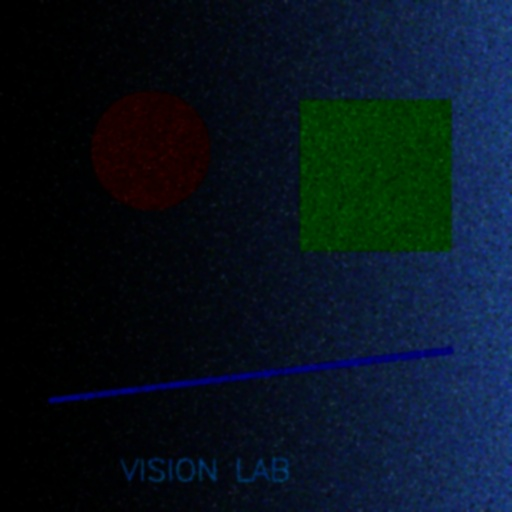
#> input picture images/poor_quality_scene.jpg, 512 x 512 px
$ python lab-m01-2-4.py
#> lines starting #> are read from the running program, lines starting #| are printed output that depends on the picture
import cv2
import numpy as np
import matplotlib.pyplot as plt

def main():
    # Load image
    image = cv2.imread("../images/poor_quality_scene.jpg")
#> image is the input picture: shape (512, 512, 3); mean B, G, R 31.2, 19.4, 7.8

    if image is None:
        print("Error loading image")
        return

    analyze(image)
#> in analyze, `plt.show()`:
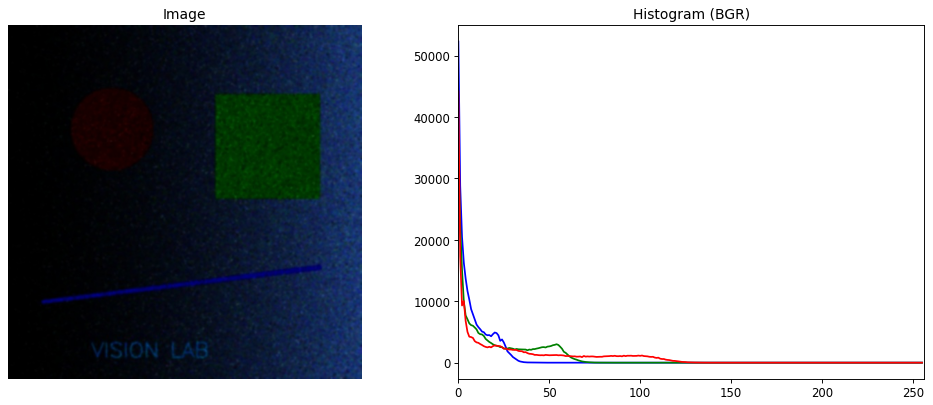
#> figure drawn by matplotlib, 2 panels; panel 2: curve peaks at x = 0, y = 52301; panel 2: curve peaks at x = 0, y = 32837; panel 2: curve peaks at x = 0, y = 44195

    wb_image = gray_world_white_balance(image)
#> in gray_world_white_balance, `avg_b = np.mean(img[:, :, 0])`: avg_b = 31.18
#> in gray_world_white_balance, `avg_g = np.mean(img[:, :, 1])`: avg_g = 19.39
#> in gray_world_white_balance, `avg_r = np.mean(img[:, :, 2])`: avg_r = 7.76
#> in gray_world_white_balance, `avg_gray = (avg_b + avg_g + avg_r) / 3`: avg_gray = 19.45
#> in gray_world_white_balance, `img[:, :, 0] *= (avg_gray / avg_b)`:
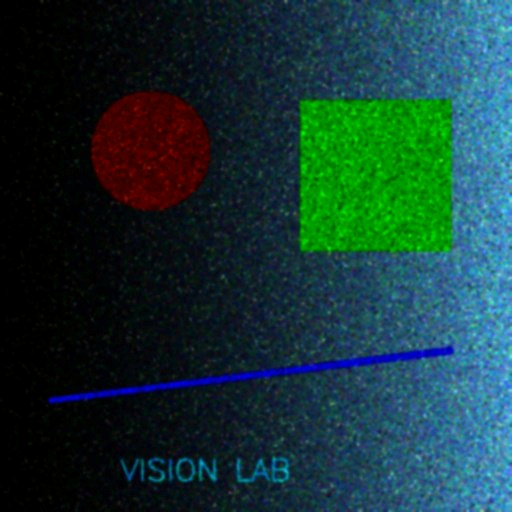
#> img: shape (512, 512, 3) float32; mean B, G, R 19.4, 19.4, 7.8; drawn with min black and max white
    analyze(wb_image)
    show_results("white balanced", image, wb_image)

    denoised = cv2.medianBlur(wb_image, 5)
    show_results("denoised", image, denoised)

    hsv = cv2.cvtColor(denoised, cv2.COLOR_BGR2HSV)
#> hsv: shape (512, 512, 3); mean H, S, V 88.1, 113.6, 27
    h, s, v = cv2.split(hsv)
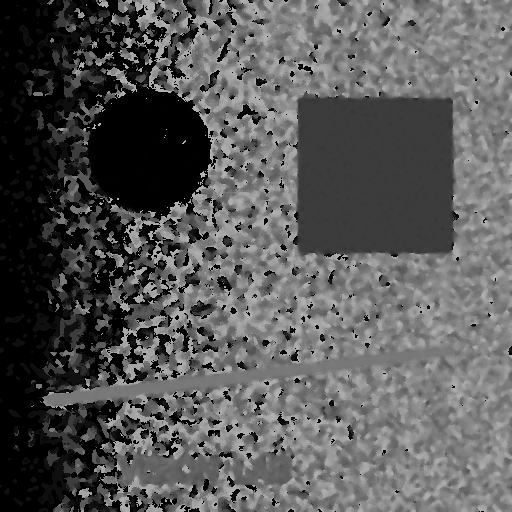
#> h: shape (512, 512); min 0, max 179, mean 88.1
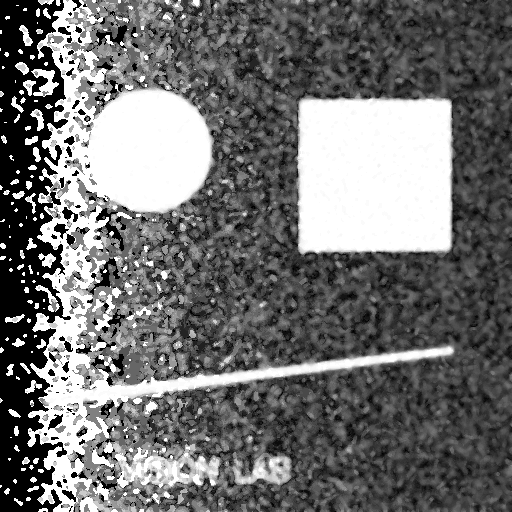
#> s: shape (512, 512); min 0, max 255, mean 113.6

    v_eq = cv2.equalizeHist(v)
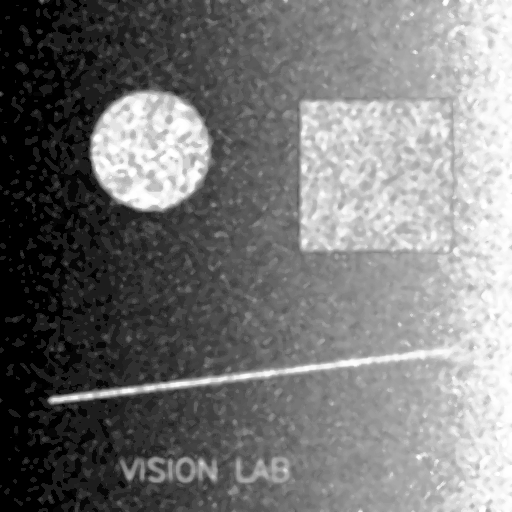
#> v_eq: shape (512, 512); min 0, max 255, mean 118.7

    hsv_eq = cv2.merge([h, s, v_eq])
#> hsv_eq: shape (512, 512, 3); mean H, S, V 88.1, 113.6, 118.7
    enhanced = cv2.cvtColor(hsv_eq, cv2.COLOR_HSV2BGR)
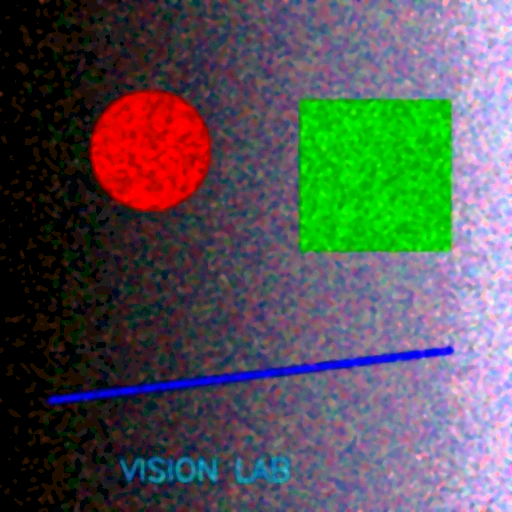
#> enhanced: shape (512, 512, 3); mean B, G, R 85.2, 84.3, 84.2
    show_results("Original vs Processed", image, enhanced)
#> call 3 of show_results, with title = 'Original vs Processed'
#> in show_results (call 3), `combined = np.hstack((a_rgb, b_rgb))`:
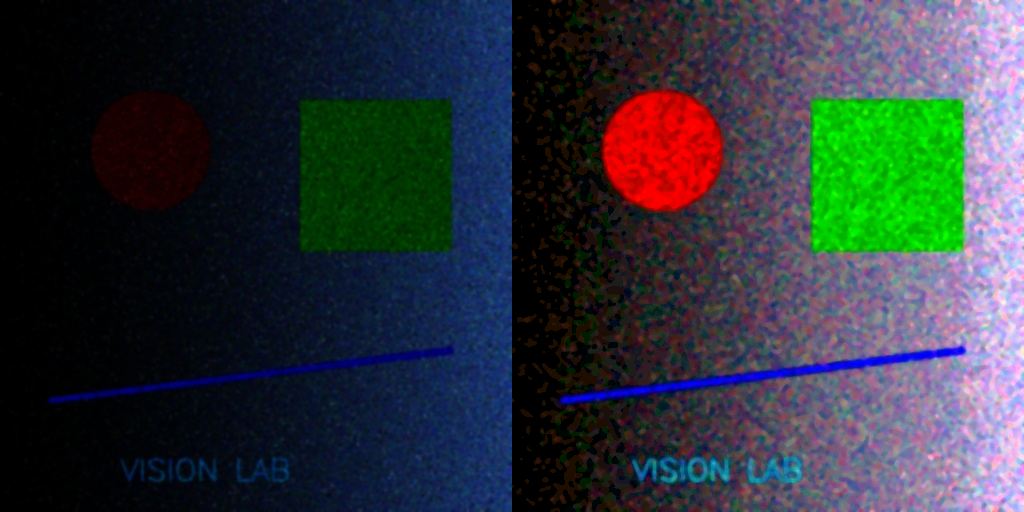
#> combined: shape (512, 1024, 3); mean R, G, B 46, 51.9, 58.2

    cv2.imwrite("../results/processed_result.png", enhanced)
    print("Processing complete. Saved as processed_result.png")

def analyze(img):
    img_rgb = cv2.cvtColor(img, cv2.COLOR_BGR2RGB)

    plt.figure(figsize=(12, 5))
    plt.subplot(1, 2, 1)
    plt.imshow(img_rgb)
    plt.title("Image")
    plt.axis("off")

    plt.subplot(1, 2, 2)
    colors = ('b', 'g', 'r')
    for i, col in enumerate(colors):
        hist = cv2.calcHist([img_rgb], [i], None, [256], [0, 256])
        plt.plot(hist, color=col)
    plt.title("Histogram (BGR)")
    plt.xlim([0, 256])

    plt.tight_layout()
    plt.show()

def show_results(title, a, b):
    a_rgb = cv2.cvtColor(a, cv2.COLOR_BGR2RGB)
    b_rgb = cv2.cvtColor(b, cv2.COLOR_BGR2RGB)

    combined = np.hstack((a_rgb, b_rgb))

    plt.figure(figsize=(14, 6))
    plt.imshow(combined)
    plt.title(title)
    plt.axis("off")
    plt.show()

def gray_world_white_balance(img):
    img = img.astype(np.float32)

    # Compute average per channel
    avg_b = np.mean(img[:, :, 0])
    avg_g = np.mean(img[:, :, 1])
    avg_r = np.mean(img[:, :, 2])

    # Compute global average
    avg_gray = (avg_b + avg_g + avg_r) / 3

    # Scale channels
    img[:, :, 0] *= (avg_gray / avg_b)
    img[:, :, 1] *= (avg_gray / avg_g)
    img[:, :, 2] *= (avg_gray / avg_r)

    # Clip values to valid range
    img = np.clip(img, 0, 255)

    return img.astype(np.uint8)

if __name__ == "__main__":
    main()
